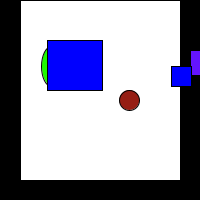
Frame 1 (no input)
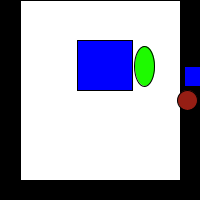
Frame 60 (the mouse pressed at the canvas centre just before this capture)
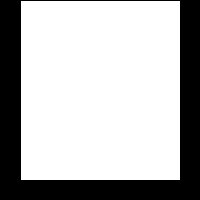
Frame 120 (the mouse held since frame 60 and released just before this capture)

The Processing sketch that drew these frames (run headless with seeded random() and noise(); from frame 60 on, the mouse is pressed at the canvas centre):

// Processing sketch: processing_91197
// ── processing_91197.pde

void setup()  

{  
 size(200, 200);  

}  

 void draw()  

{  

 background(0);  
 fill(255);  
 rect(20, 0, width - 40, height - 20);  
if(mouseX < 20 || mouseX > width - 20 || mouseY > height - 20)  

  {  

    float [] posX = {random(200), random(200), random(200), random(200), random(200)};  
    fill(150,30,20);  
    ellipseMode(CENTER);  
    ellipse(posX[0], width/2, 20, 20);  
    fill(30,250,0);  
    ellipse(posX[1], width/3, 20, 40);  
    fill(100,20,500);  
    rect(posX[2], width/4, 35, 25);  
    fill(0,0,255);  
    rect(posX[3], width/5, 55, 50);  
    rect(posX[4], width/3, 20, 20);  

  }
}
